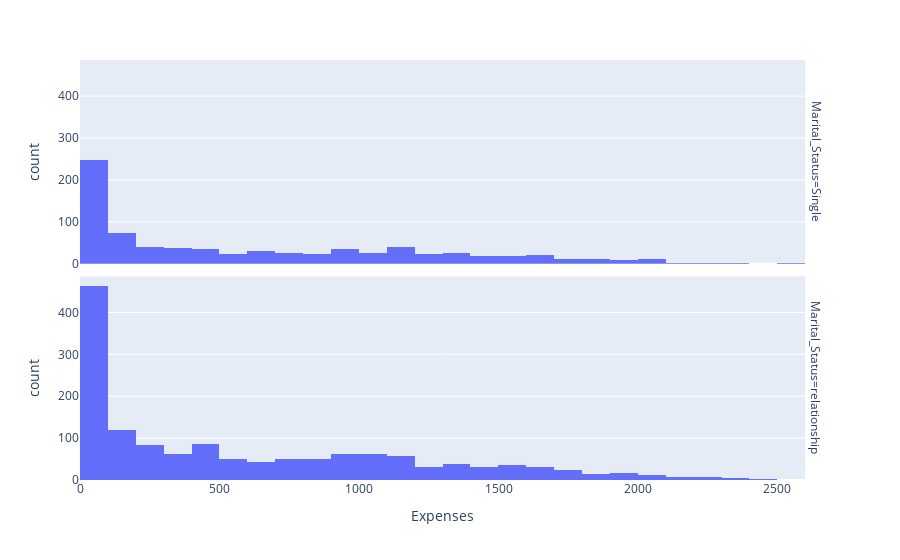

Notebook cell for this chart:
### Code cell
fig = px.histogram (df, x = "Expenses",  facet_row = "Marital_Status",  template = 'plotly')
fig.show ()

### Figure 1 — Plotly figure (JSON) as saved in the notebook; plotly's stock layout.template omitted (floating-point values rounded to 4 significant figures; data arrays with more than 128 entries replaced by an {"elided": "..."} marker saying what was removed)
{"data": [{"alignmentgroup": "True", "bingroup": "x", "hovertemplate": "Marital_Status=Single<br>Expenses=%{x}<br>count=%{y}<extra></extra>", "legendgroup": "", "marker": {"color": "#636efa", "pattern": {"shape": ""}}, "name": "", "offsetgroup": "", "orientation": "v", "showlegend": false, "type": "histogram", "x": {"elided": "796 int values"}, "xaxis": "x2", "yaxis": "y2"}, {"alignmentgroup": "True", "bingroup": "x", "hovertemplate": "Marital_Status=relationship<br>Expenses=%{x}<br>count=%{y}<extra></extra>", "legendgroup": "", "marker": {"color": "#636efa", "pattern": {"shape": ""}}, "name": "", "offsetgroup": "", "orientation": "v", "showlegend": false, "type": "histogram", "x": {"elided": "1444 int values"}, "xaxis": "x", "yaxis": "y"}], "layout": {"annotations": [{"font": {}, "showarrow": false, "text": "Marital_Status=relationship", "textangle": 90, "x": 0.98, "xanchor": "left", "xref": "paper", "y": 0.2425, "yanchor": "middle", "yref": "paper"}, {"font": {}, "showarrow": false, "text": "Marital_Status=Single", "textangle": 90, "x": 0.98, "xanchor": "left", "xref": "paper", "y": 0.7575, "yanchor": "middle", "yref": "paper"}], "barmode": "relative", "legend": {"tracegroupgap": 0}, "margin": {"t": 60}, "xaxis": {"anchor": "y", "domain": [0, 0.98], "title": {"text": "Expenses"}}, "xaxis2": {"anchor": "y2", "domain": [0, 0.98], "matches": "x", "showticklabels": false}, "yaxis": {"anchor": "x", "domain": [0, 0.485], "title": {"text": "count"}}, "yaxis2": {"anchor": "x2", "domain": [0.515, 1], "matches": "y", "title": {"text": "count"}}}}
